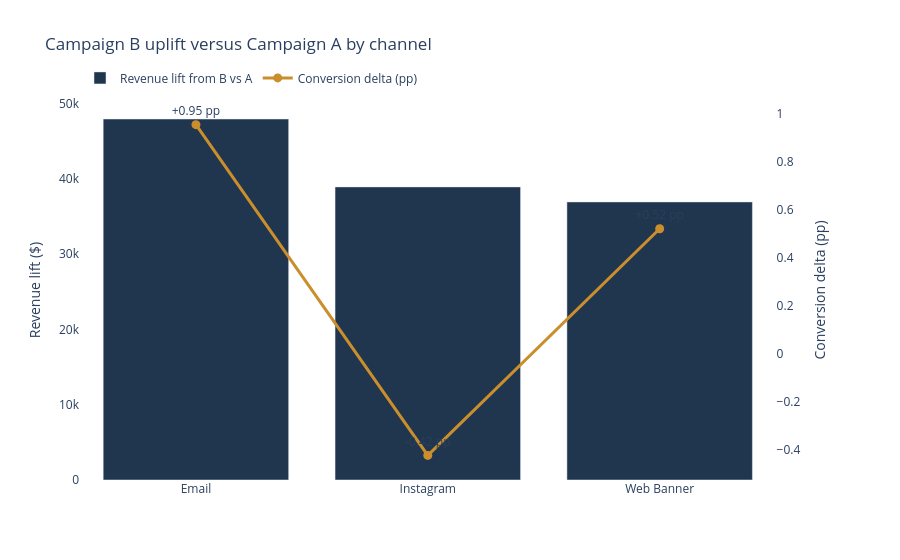

The code cell stored with this chart in its notebook:
### Code cell
comparison = (
    combo_summary.pivot(index="Channel", columns="Campaign Type", values=["total_sales", "conversion_rate"])
    .sort_index()
)
comparison_table = pd.DataFrame({
    "Channel": comparison.index,
    "B_minus_A_sales": comparison[("total_sales", "B")] - comparison[("total_sales", "A")],
    "B_minus_A_conversion_pp": (comparison[("conversion_rate", "B")] - comparison[("conversion_rate", "A")]) * 100,
}).reset_index(drop=True)
comparison_table

comparison_fig = make_subplots(specs=[[{"secondary_y": True}]])
comparison_fig.add_trace(
    go.Bar(
        x=comparison_table["Channel"],
        y=comparison_table["B_minus_A_sales"],
        name="Revenue lift from B vs A",
        marker_color="#20364f",
        hovertemplate="%{x}<br>Revenue lift: $%{y:,.2f}<extra></extra>",
    ),
    secondary_y=False,
)
comparison_fig.add_trace(
    go.Scatter(
        x=comparison_table["Channel"],
        y=comparison_table["B_minus_A_conversion_pp"],
        name="Conversion delta (pp)",
        mode="lines+markers+text",
        text=[f"{value:+.2f} pp" for value in comparison_table["B_minus_A_conversion_pp"]],
        textposition="top center",
        line=dict(color="#ca8f2c", width=3),
        marker=dict(size=9),
        hovertemplate="%{x}<br>Conversion delta: %{y:.2f} pp<extra></extra>",
    ),
    secondary_y=True,
)
comparison_fig.update_layout(
    title="Campaign B uplift versus Campaign A by channel",
    plot_bgcolor="white",
    paper_bgcolor="white",
    legend=dict(orientation="h", yanchor="bottom", y=1.02, xanchor="left", x=0),
)
comparison_fig.update_yaxes(title_text="Revenue lift ($)", secondary_y=False)
comparison_fig.update_yaxes(title_text="Conversion delta (pp)", secondary_y=True)
comparison_fig.show()

### Figure 1 — Plotly figure (JSON) as saved in the notebook; plotly's stock layout.template omitted (floating-point values rounded to 4 significant figures)
{"data": [{"hovertemplate": "%{x}<br>Revenue lift: $%{y:,.2f}<extra></extra>", "marker": {"color": "#20364f"}, "name": "Revenue lift from B vs A", "type": "bar", "x": ["Email", "Instagram", "Web Banner"], "xaxis": "x", "y": [47920.0, 38910.0, 36910.0], "yaxis": "y"}, {"hovertemplate": "%{x}<br>Conversion delta: %{y:.2f} pp<extra></extra>", "line": {"color": "#ca8f2c", "width": 3}, "marker": {"size": 9}, "mode": "lines+markers+text", "name": "Conversion delta (pp)", "text": ["+0.95 pp", "-0.42 pp", "+0.52 pp"], "textposition": "top center", "type": "scatter", "x": ["Email", "Instagram", "Web Banner"], "xaxis": "x", "y": [0.9541, -0.4212, 0.5211], "yaxis": "y2"}], "layout": {"legend": {"orientation": "h", "x": 0, "xanchor": "left", "y": 1.02, "yanchor": "bottom"}, "paper_bgcolor": "white", "plot_bgcolor": "white", "title": {"text": "Campaign B uplift versus Campaign A by channel"}, "xaxis": {"anchor": "y", "domain": [0, 0.94]}, "yaxis": {"anchor": "x", "domain": [0, 1], "title": {"text": "Revenue lift ($)"}}, "yaxis2": {"anchor": "x", "overlaying": "y", "side": "right", "title": {"text": "Conversion delta (pp)"}}}}
